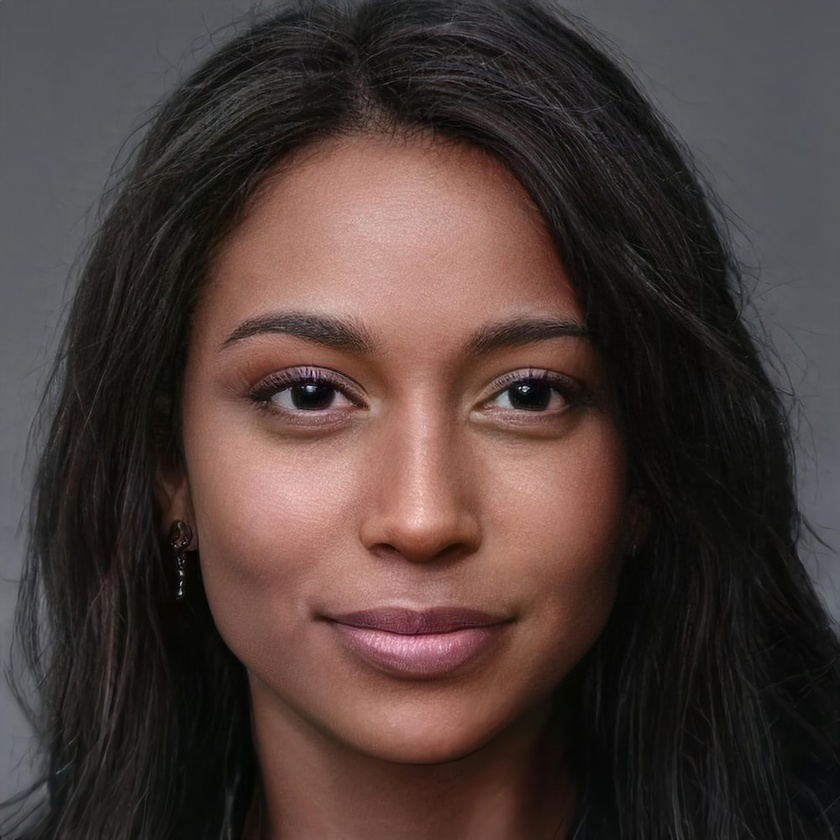
#> input picture face3.jpg, 840 x 840 px, shrunk from 1000 x 1000 before the run
$ python initial_testing.py
#> lines starting #> are read from the running program, lines starting #| are printed output that depends on the picture; after the words box and inside, x2 and y2 are one past the last pixel; in counts of white or black regions, pixels touching at a corner belong together
import cv2 as cv
import random

face_cascade = cv.CascadeClassifier('haarcascade_frontalface_default.xml')


blank = cv.imread('face3.jpg')
#> blank is the input picture: shape (840, 840, 3); mean B, G, R 57.5, 61, 76.2
img = blank.copy()
gray = cv.cvtColor(img, cv.COLOR_BGR2GRAY)
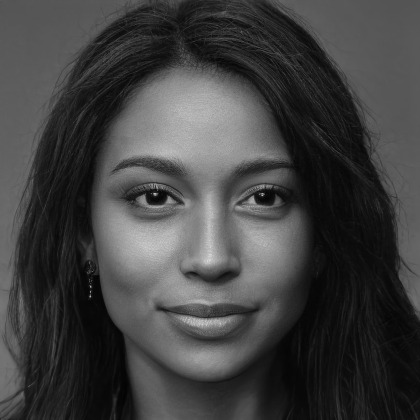
#> gray: shape (840, 840) (shown at 1/2 size); min 0, max 226, mean 65.2

cv.imshow('img', img)

face_rect = face_cascade.detectMultiScale(img, scaleFactor=1.2, minNeighbors=5) # shrink rectangle width for tighter fit
#> face_rect = [[144, 187, 537, 537]]
print('face_rect', face_rect)
#| face_rect [[144 187 537 537]]

x, y, w, h = face_rect[0]
#> x = 144; y = 187; w = 537; h = 537


x /= 3
#> x = 48
x = int(x)
x *= 3
#> x = 144
y /= 3
#> y = 62.33
y = int(y)
#> y = 62
y *= 3
#> y = 186

cv.rectangle(img, (x, y), (x+w, y+h), (255, 0, 0), 10)
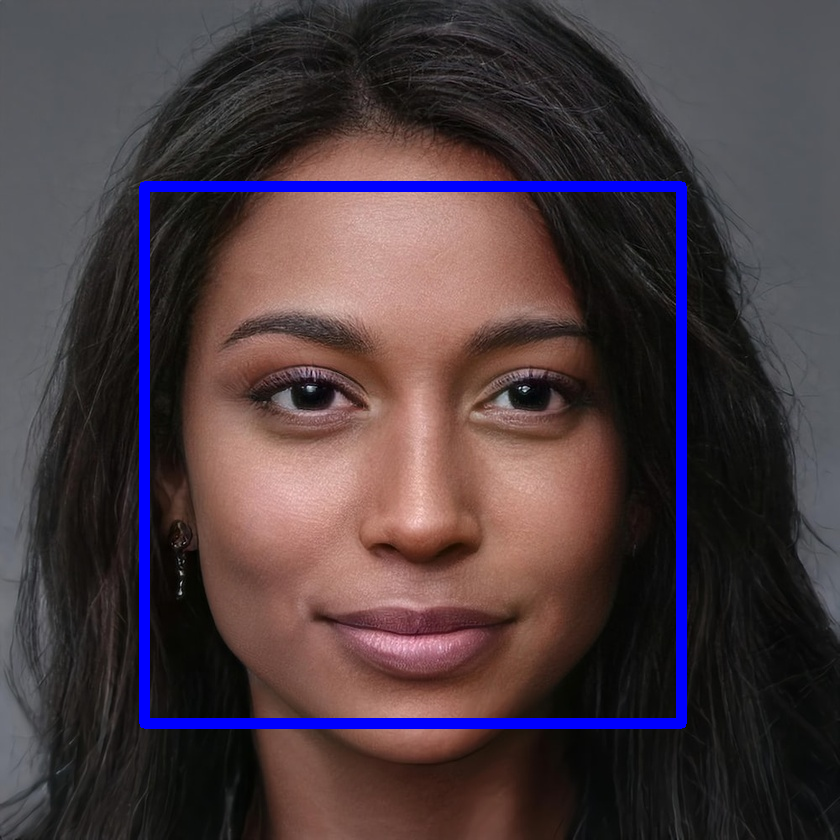
#> img: shape (840, 840, 3); 3.34% of pixels changed, all inside (x1, y1, x2, y2) = (139, 181, 687, 729)
cv.imshow('img2', img)

face_roi = img[y:(y+h), x:(x+w)]
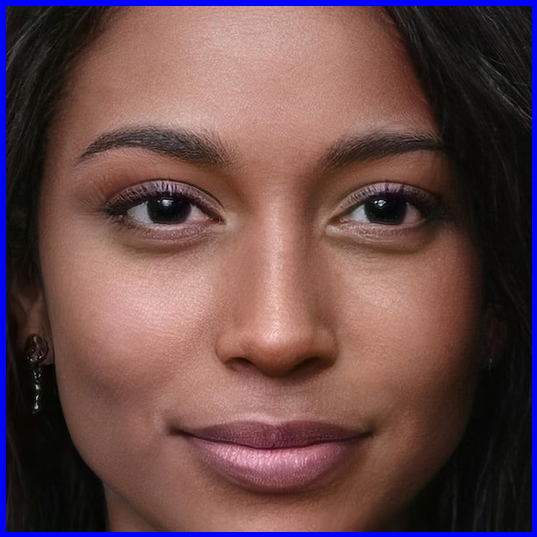
#> face_roi: shape (537, 537, 3); mean B, G, R 75.3, 73.1, 103.8
# [9 lines of commented-out code are left out]
block_width = int(w/3)
#> block_width = 179
block_height = int(h/3)
#> block_height = 179
blocks = []
for i in range(3):
		for j in range(3): # may need to flip x, y coordinates in img[] especially if the face rectangle stops being a square
			blocks.append((x + (i*block_width), y + (j*block_height)))
#> after the loop, blocks = [(144, 186), (144, 365), (144, 544), (323, 186), (323, 365), (323, 544), (502, 186), (502, 365), (502, 544)]
			# blocks.append((y + (j*block_height), x + (i*block_width)))
print('blocks', blocks)
#| blocks [(144, 186), (144, 365), (144, 544), (323, 186), (323, 365), (323, 544), (502, 186), (502, 365), (502, 544)]

img4 = img.copy()
for block in blocks:
	cv.rectangle(img4, (block[0], block[1]), (block[0]+block_width, block[1]+block_height), (0, 255, 0), 4)
	# cv.addText(img4, str(block[0]) + ':' + str(block[0]+block_width) + ', ' + str(block[1]) + ':' + str(block[1]+block_height), (block[0]+int(block_width/2), block[1]+int(block_height/2)), 'arial')
	# cv.putText(img=img4, text=str(block[0]) + ':' + str(block[0]+block_width) + ', ' + str(block[1]) + ':' + str(block[1]+block_height), org=(block[0]+int(block_width/200), block[1]+int(block_height/3)), fontFace=cv.FONT_HERSHEY_COMPLEX_SMALL, fontScale=0.5, color=(255, 0, 255, 255), thickness=1, bottomLeftOrigin=False)
	cv.putText(img=img4, text=str(block[1]) + ':' + str(block[1]+block_height), org=(block[0]+int(block_width/100), block[1]+int(block_height/2)), fontFace=cv.FONT_HERSHEY_COMPLEX_SMALL, fontScale=0.7, color=(255, 0, 255, 255), thickness=1, bottomLeftOrigin=False)
	cv.putText(img=img4, text=str(block[0]) + ':' + str(block[0]+block_width) + ', ', org=(block[0]+int(block_width/100), block[1]+int(block_height/3)), fontFace=cv.FONT_HERSHEY_COMPLEX_SMALL, fontScale=0.7, color=(255, 0, 255, 255), thickness=1, bottomLeftOrigin=False)
#> this loop made 9 passes
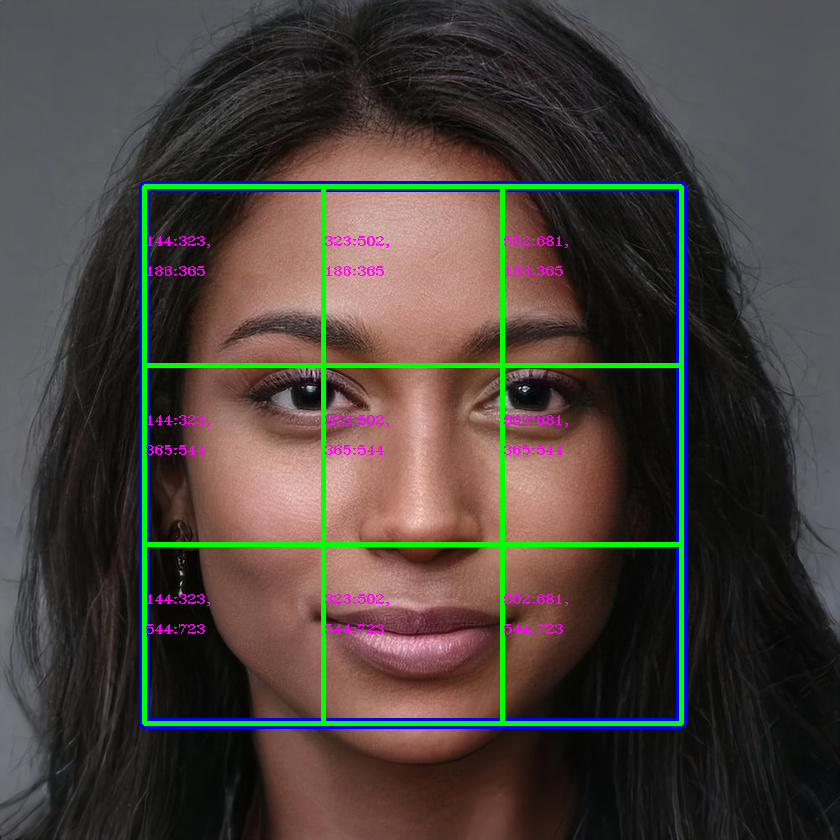
#> img4: shape (840, 840, 3); 3.55% of pixels changed, all inside (x1, y1, x2, y2) = (142, 184, 684, 726)
cv.imshow('img4', img4)

# shuffle the set 1, 2, 3, ... ,8, 9
nums = [num for num in range(0, 9)]
shuffle = []
while len(nums) > 0:
	rand = random.randrange(0, len(nums))
	shuffle.append(nums.pop(rand))

print('shuffle', shuffle)

# turn that 1x9 array into 3x3 matrix
shuffle_mat = []
for i in range(0, 7, 3):
	shuffle_mat.append(shuffle[i:i+3])
print('shuffle_mat', shuffle_mat)

shuffle_blocks = []
for i in range(3):
	for j in range(3):
		shuffle_blocks.append(blocks[shuffle_mat[i][j]])
#> after the loop, shuffle_blocks = [(502, 186), (502, 365), (144, 186), (323, 186), (502, 544), (323, 544), (144, 544), (323, 365), (144, 365)]
print('shuffle_blocks', shuffle_blocks)
#| shuffle_blocks [(502, 186), (502, 365), (144, 186), (323, 186), (502, 544), (323, 544), (144, 544), (323, 365), (144, 365)]

img5 = blank.copy()
img6 = blank.copy()

# # for block in shuffle_blocks:
# 	img5[block[0]:block[0]+block_width, block[1]:block[1]+block_height] = img6[block[0]:block[0]+block_width, block[1]:block[1]+block_height]

k = 0
for i in range(3):
	for j in range(3): # may need to flip x, y coordinates in img[] especially if the face rectangle stops being a square
		# img5[x+i*block_width:x+(i*block_width)+block_width, y+j*block_height:y+(j*block_height)+block_height] = img6[shuffle_blocks[k][0]:shuffle_blocks[k][0]+block_width, shuffle_blocks[k][1]:shuffle_blocks[k][1]+block_height]
		# img5[y+j*block_height:y+(j*block_height)+block_height, x+i*block_width:x+(i*block_width)+block_width] = img6[shuffle_blocks[k][0]:shuffle_blocks[k][0]+block_width, shuffle_blocks[k][1]:shuffle_blocks[k][1]+block_height]
		img5[y+j*block_height:y+(j*block_height)+block_height, x+i*block_width:x+(i*block_width)+block_width] = img6[shuffle_blocks[k][1]:shuffle_blocks[k][1]+block_height, shuffle_blocks[k][0]:shuffle_blocks[k][0]+block_width]
		k += 1
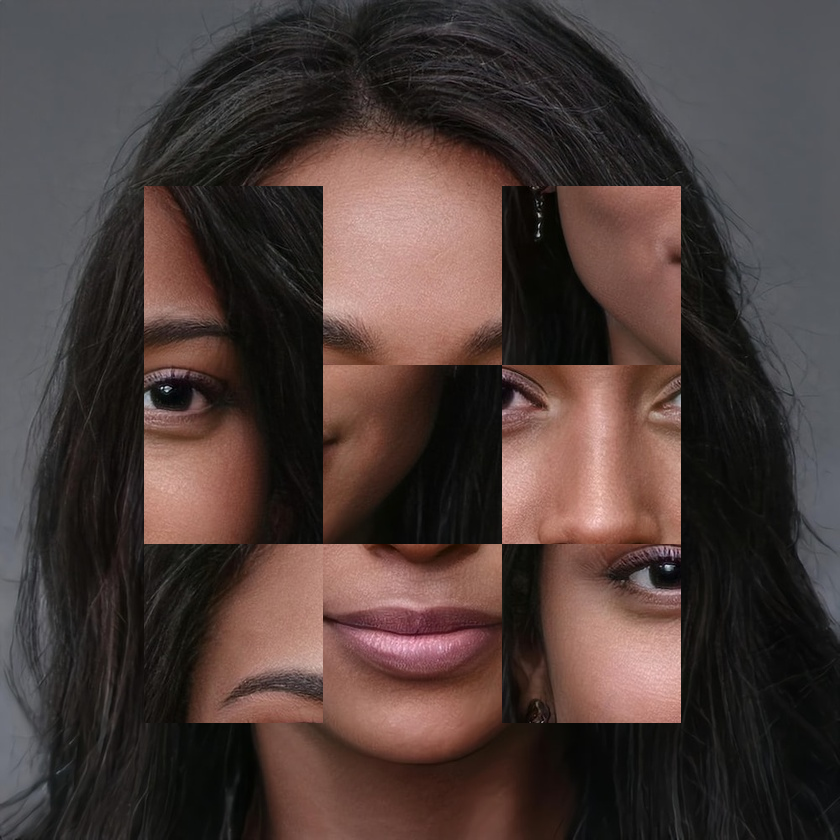
#> img5: shape (840, 840, 3); mean B, G, R 57.5, 61, 76.2
#> after the loop, k = 9

cv.imshow('scrambe', img5)

cv.waitKey(0)
cv.destroyAllWindows()

# TODO
# custom number of blocks
# shrink rectangle
# error catrch if no face found
# ability to scramble multiple faces in one image
# take picture with webcam
# take live video with webcam with real time scrambling
# use arrow keys to shift face rectangle around a bit for user to centre it on the face
# reshuffle button to scramble the blocks differently
# ability to ensure two adjacent blocks (before shuffling) don't end up in the same position relative to each other after shuffling
# i.e make sure blocks are sufficiently scrambled

$ run again, with face1.jpg copied over face3.jpg
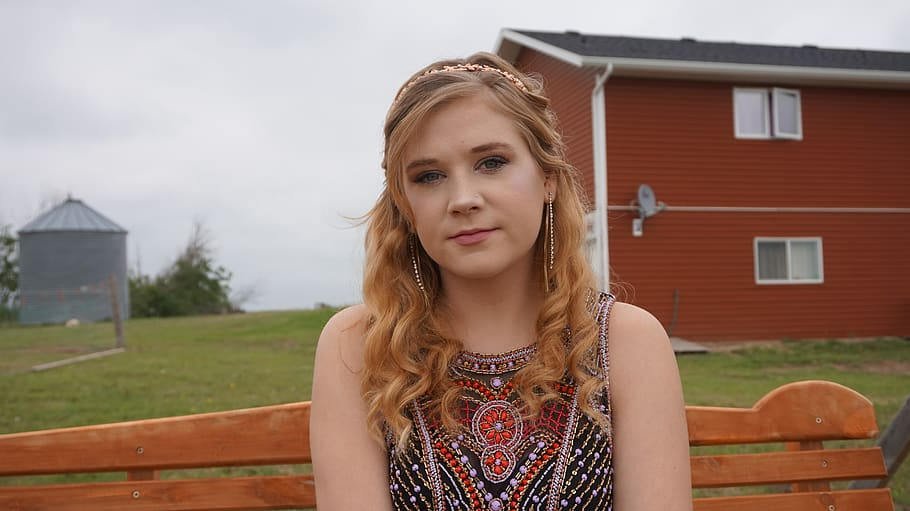
#> input picture face1.jpg, 910 x 511 px
#> blank is the input picture: shape (511, 910, 3); mean B, G, R 108.5, 123.6, 150.4
#> face_rect = [[377, 101, 177, 177]]
#| face_rect [[377 101 177 177]]
#> `x, y, w, h = face_rect[0]`: x = 377; y = 101; w = 177
#> `x /= 3`: x = 125.7
#> `x = int(x)`: x = 125
#> `x *= 3`: x = 375
#> `y /= 3`: y = 33.67
#> `y = int(y)`: y = 33
#> `y *= 3`: y = 99
#> img: shape (511, 910, 3); 1.67% of pixels changed, all inside (x1, y1, x2, y2) = (370, 94, 558, 282)
#> block_width = 59
#> after the loop `for i in range(3):`: blocks = [(375, 99), (375, 158), (375, 217), (434, 99), (434, 158), (434, 217), (493, 99), (493, 158), (493, 217)]
#| blocks [(375, 99), (375, 158), (375, 217), (434, 99), (434, 158), (434, 217), (493, 99), (493, 158), (493, 217)]
#> the loop `for block in blocks:` made 9 passes
#> after the loop `for block in blocks:`:
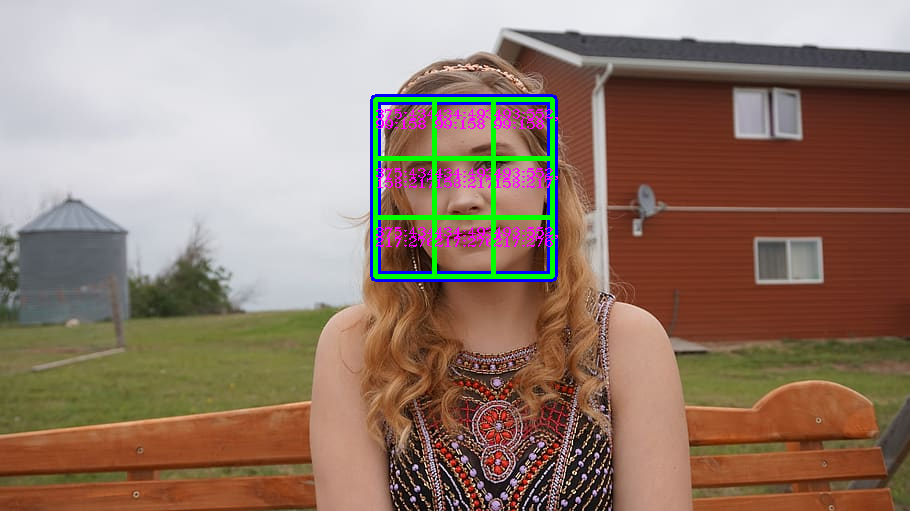
#> img4: shape (511, 910, 3); mean B, G, R 109.8, 124, 147.9
#> after the loop `for i in range(3):`: shuffle_blocks = [(493, 99), (493, 158), (375, 99), (434, 99), (493, 217), (434, 217), (375, 217), (434, 158), (375, 158)]
#| shuffle_blocks [(493, 99), (493, 158), (375, 99), (434, 99), (493, 217), (434, 217), (375, 217), (434, 158), (375, 158)]
#> after the loop `for i in range(3):`:
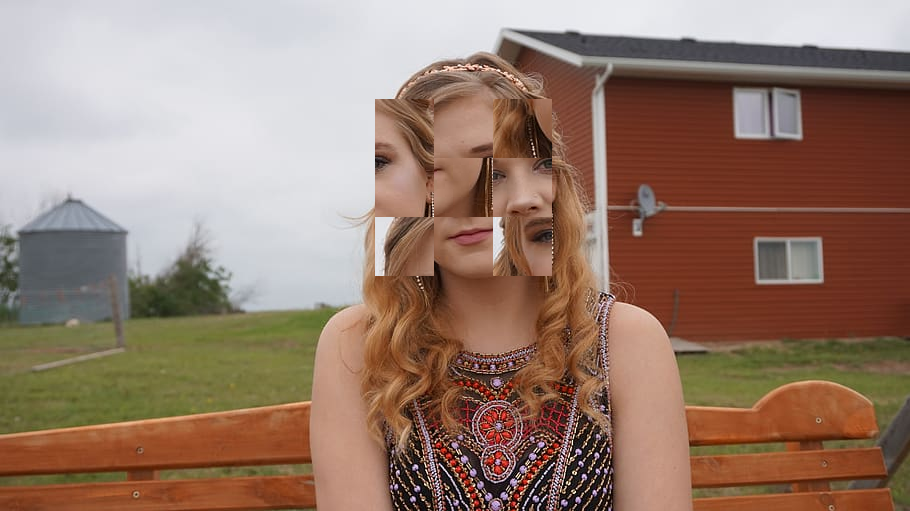
#> img5: shape (511, 910, 3); 5.24% of pixels changed, all inside (x1, y1, x2, y2) = (375, 99, 552, 276)
#> after the loop `for i in range(3):`: k = 9

$ run again, with face2.jpg copied over face3.jpg
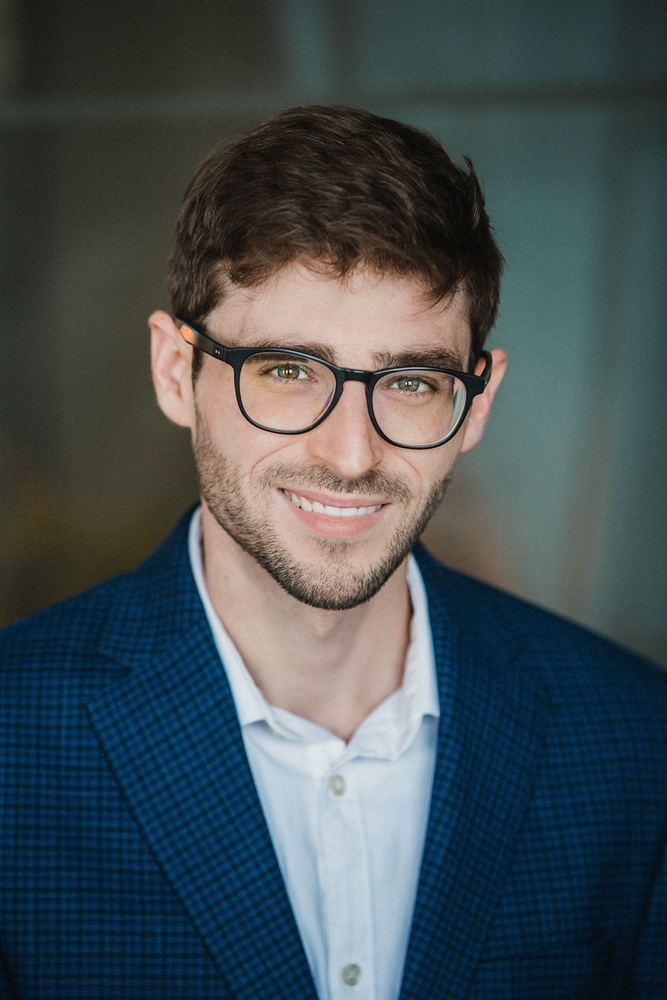
#> input picture face2.jpg, 667 x 1000 px, shrunk from 1067 x 1600 before the run
#> blank is the input picture: shape (1000, 667, 3); mean B, G, R 82.9, 79.4, 68.8
#> face_rect = [[159, 231, 358, 358]]
#| face_rect [[159 231 358 358]]
#> `x, y, w, h = face_rect[0]`: x = 159; y = 231; w = 358
#> `x /= 3`: x = 53
#> `x *= 3`: x = 159
#> `y /= 3`: y = 77
#> `y *= 3`: y = 231
#> img: shape (1000, 667, 3); 2.36% of pixels changed, all inside (x1, y1, x2, y2) = (154, 226, 523, 595)
#> block_width = 119
#> after the loop `for i in range(3):`: blocks = [(159, 231), (159, 350), (159, 469), (278, 231), (278, 350), (278, 469), (397, 231), (397, 350), (397, 469)]
#| blocks [(159, 231), (159, 350), (159, 469), (278, 231), (278, 350), (278, 469), (397, 231), (397, 350), (397, 469)]
#> the loop `for block in blocks:` made 9 passes
#> after the loop `for block in blocks:`:
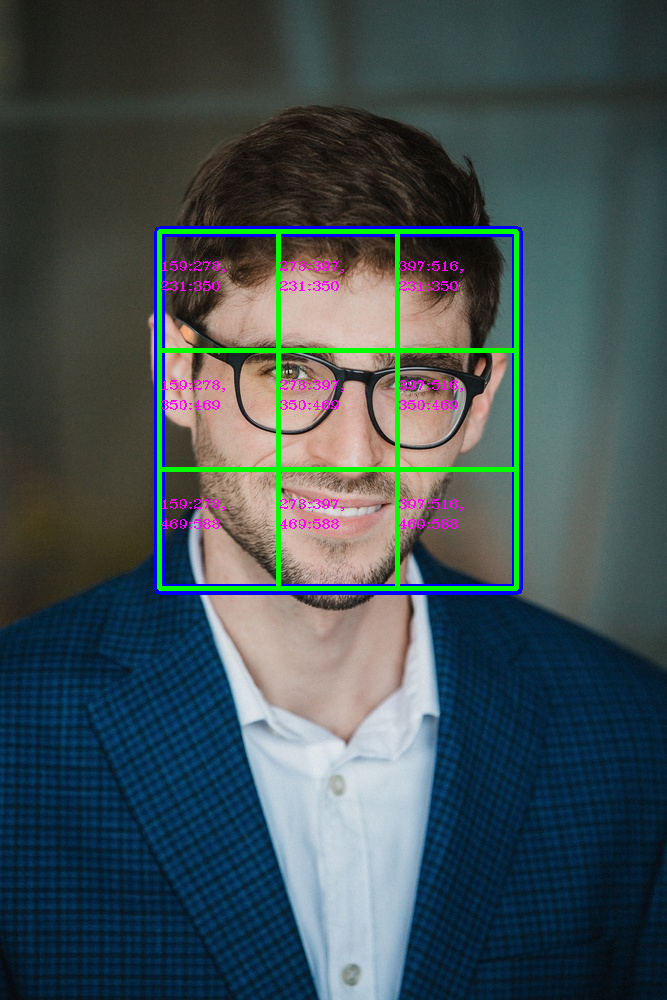
#> img4: shape (1000, 667, 3); mean B, G, R 84, 80.7, 66
#> after the loop `for i in range(3):`: shuffle_blocks = [(397, 231), (397, 350), (159, 231), (278, 231), (397, 469), (278, 469), (159, 469), (278, 350), (159, 350)]
#| shuffle_blocks [(397, 231), (397, 350), (159, 231), (278, 231), (397, 469), (278, 469), (159, 469), (278, 350), (159, 350)]
#> after the loop `for i in range(3):`:
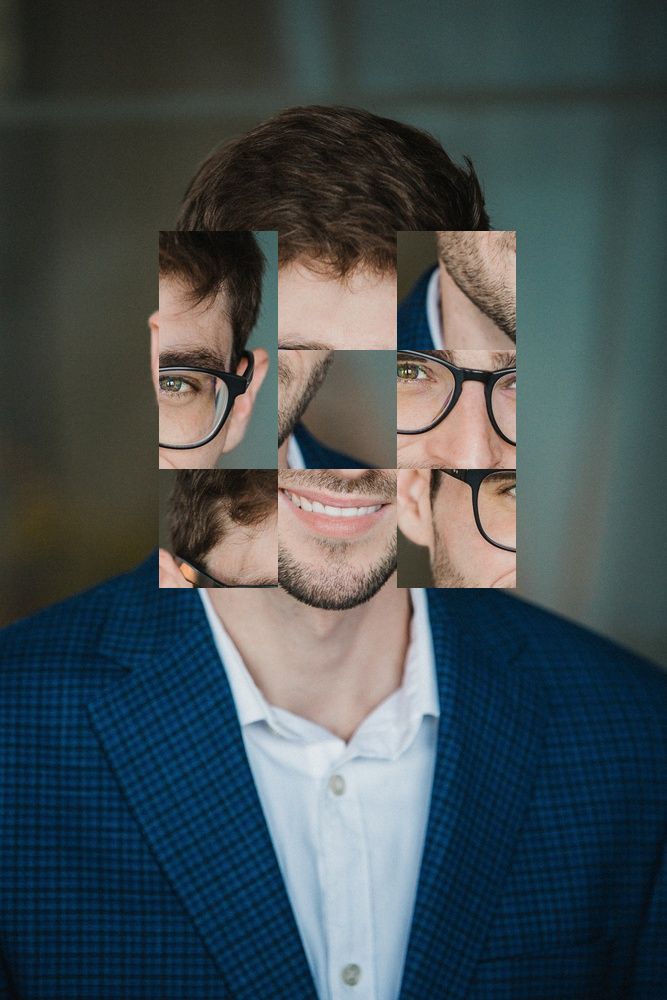
#> img5: shape (1000, 667, 3); 14.86% of pixels changed, all inside (x1, y1, x2, y2) = (159, 231, 516, 588)
#> after the loop `for i in range(3):`: k = 9
